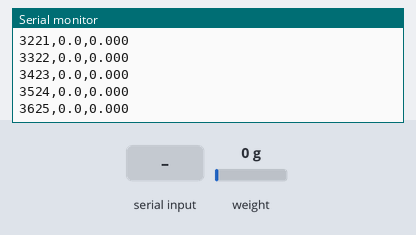
Bench run of a sketch on a simulated Arduino Nano, built with avr-gcc and run on an emulated ATmega328P. Shown: the last lines printed to the serial monitor. The test bench sets the inputs (shaded band); at power-on: weight on the scale 0 g. EEPROM starts erased.

Above: at 3.7 s.
3.8 s: "t90\n" received over Serial
At 5.94 s:
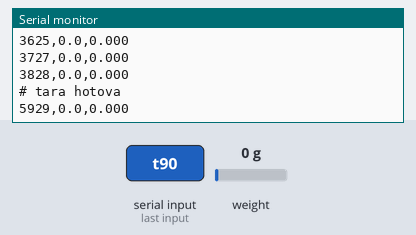
6.8 s: "c90\n" received over Serial
At 8.0 s:
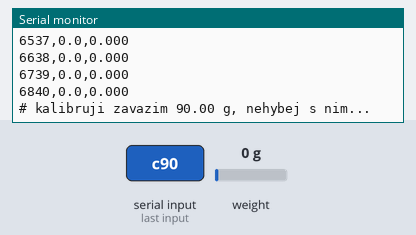
8.3 s: weight on the scale set to 100 g
At 9.97 s:
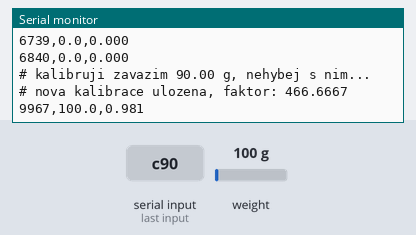
11.3 s: "t,45\n" received over Serial
At 13.49 s:
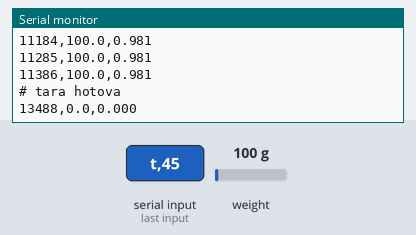
14.3 s: weight on the scale set to 1250 g
At 14.3 s:
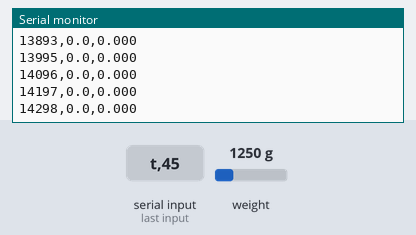
Timing chart, 0 to 16.8 s (numbered marks = the images above; inputs shaded):
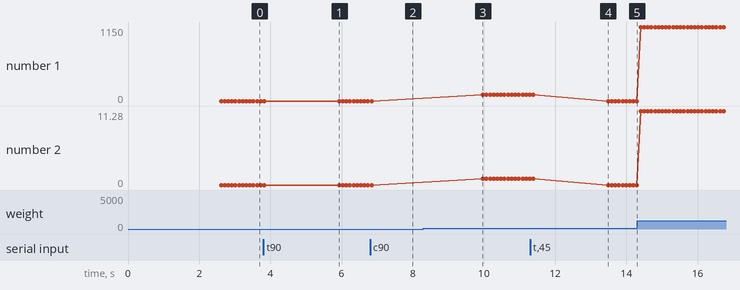

Measured:
- after the input at 3.8 s, the serial monitor: prints a new line after 2.0 s (image 1)
- after the input at 6.8 s, the serial monitor: prints a new line at once (image 2)
- after the input at 8.3 s, the serial monitor: prints a new line after 1.6 s (image 3)
- after the input at 11.3 s, the serial monitor: prints a new line after 2.1 s (image 4)
- plotted number 1: 0 → 100 after the input at 8.3 s, 100 → 0 after the input at 11.3 s, 0 → 1150 after the input at 14.3 s
- plotted number 2: 0 → 0.98 after the input at 8.3 s, 0.98 → 0 after the input at 11.3 s, 0 → 11.28 after the input at 14.3 s

The sketch:

ohybova_zkouska.ino
```cpp
// Ohybova zkouska: tenzometr 20 kg + HX711 + Arduino Nano
// Zapojeni: HX711 DT -> D3, SCK -> D2, VCC -> 5V, GND -> GND
// Knihovna: "HX711 Arduino Library" (Bogdan Necula), instalace pres Spravce knihoven
// Seriovy monitor: 115200 baud, konec radku "Newline"
//
// Prikazy do serioveho monitoru:
//   t        tara (vynulovani, nic nesmi lezet na pripravku navic)
//   c        kalibrace zavazim 278,05 g: po tare poloz zavazi a posli prikaz c
//   c 500    kalibrace jinym zavazim (hmotnost v gramech, tecka i carka)
//   f        vypis kalibracniho faktoru
// Kalibrace se ulozi do pameti Arduina a plati i po odpojeni.

#include <HX711.h>
#include <EEPROM.h>

const int PIN_DT  = 3;
const int PIN_SCK = 2;

const float WARN_G     = 18000.0;   // varovani nad 18 kg
const float OVERLOAD_G = 25000.0;   // nad 25 kg prestat tocit
const float CAL_MASS_G = 278.05;    // kalibracni zavazi (prikaz c bez cisla)

HX711 scale;
float calFactor = 1.0;               // surove jednotky na gram
bool calibrated = false;             // dokud neni kalibrace, nehlasime pretizeni

struct Cal { uint32_t magic; float factor; };
const uint32_t MAGIC = 0x48583731;   // kontrola platnosti ulozene kalibrace
const int EE_ADDR = 0;

void loadCal() {
  Cal c;
  EEPROM.get(EE_ADDR, c);
  if (c.magic == MAGIC && !isnan(c.factor) && c.factor != 0.0) { calFactor = c.factor; calibrated = true; }
}

void saveCal() {
  Cal c = { MAGIC, calFactor };
  EEPROM.put(EE_ADDR, c);
}

void setup() {
  Serial.begin(115200);
  scale.begin(PIN_DT, PIN_SCK);
  loadCal();
  scale.set_scale(calFactor);
  delay(500);
  scale.tare(20);
  Serial.println(F("# Pripraveno. Prikazy: t = tara, c = kalibrace zavazim 278,05 g, f = faktor"));
  Serial.print(F("# kalibracni faktor: "));
  Serial.println(calFactor, 4);
  if (!calibrated) Serial.println(F("# ZATIM NEKALIBROVANO: cisla jsou surove hodnoty, ne gramy. Udelej t, poloz zavazi 278,05 g a posli c."));
  Serial.println(F("cas_ms,sila_g,sila_N"));
}

void handleCommand() {
  String line = Serial.readStringUntil('\n');
  line.trim();
  if (line.length() == 0) return;
  char cmd = line.charAt(0);

  if (cmd == 't') {
    scale.tare(20);
    Serial.println(F("# tara hotova"));
  } else if (cmd == 'c') {
    String num = line.substring(1);
    num.trim();
    num.replace(',', '.');                     // prijme i desetinnou carku
    float mass = (num.length() == 0) ? CAL_MASS_G : num.toFloat();
    if (mass <= 0) {
      Serial.println(F("# zadej hmotnost v gramech, napr. c 278.05"));
      return;
    }
    Serial.print(F("# kalibruji zavazim "));
    Serial.print(mass, 2);
    Serial.println(F(" g, nehybej s nim..."));
    float raw = scale.get_value(30);           // prumer 30 mereni bez tary
    if (raw == 0) {
      Serial.println(F("# zadny signal, zkontroluj zapojeni"));
      return;
    }
    calFactor = raw / mass;                    // zaporne znamenko se srovna samo
    scale.set_scale(calFactor);
    saveCal();
    calibrated = true;
    Serial.print(F("# nova kalibrace ulozena, faktor: "));
    Serial.println(calFactor, 4);
  } else if (cmd == 'f') {
    Serial.print(F("# kalibracni faktor: "));
    Serial.println(calFactor, 4);
  }
}

void loop() {
  if (Serial.available()) handleCommand();

  if (scale.is_ready()) {
    float g = scale.get_units(1);
    float n = g * 0.00980665;
    Serial.print(millis());
    Serial.print(',');
    Serial.print(g, 1);
    Serial.print(',');
    Serial.println(n, 3);

    if (calibrated) {
      if (g > OVERLOAD_G)  Serial.println(F("# !!! PRETIZENI nad 25 kg, prestan tocit !!!"));
      else if (g > WARN_G) Serial.println(F("# pozor, sila nad 18 kg"));
    }
  }
}
```
